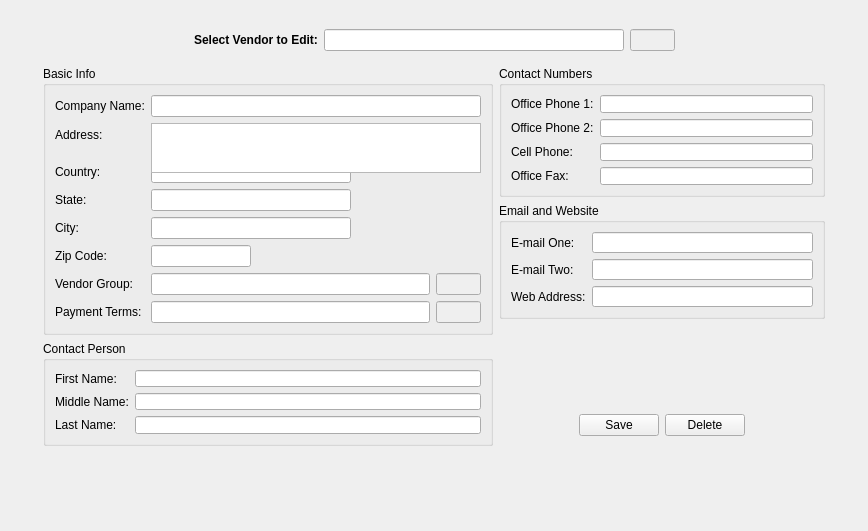
<?xml version="1.0" encoding="UTF-8"?>
<ui version="4.0">
 <class>EditVendor</class>
 <widget class="QWidget" name="EditVendor">
  <property name="geometry">
   <rect>
    <x>0</x>
    <y>0</y>
    <width>868</width>
    <height>531</height>
   </rect>
  </property>
  <property name="windowTitle">
   <string>Form</string>
  </property>
  <layout class="QGridLayout" name="gridLayout">
   <item row="0" column="0">
    <widget class="QFrame" name="frame">
     <property name="maximumSize">
      <size>
       <width>800</width>
       <height>16777215</height>
      </size>
     </property>
     <property name="frameShape">
      <enum>QFrame::NoFrame</enum>
     </property>
     <property name="frameShadow">
      <enum>QFrame::Raised</enum>
     </property>
     <layout class="QGridLayout" name="gridLayout_2">
      <item row="1" column="0">
       <layout class="QVBoxLayout" name="verticalLayout">
        <item>
         <widget class="QGroupBox" name="groupBox">
          <property name="minimumSize">
           <size>
            <width>450</width>
            <height>0</height>
           </size>
          </property>
          <property name="maximumSize">
           <size>
            <width>16777215</width>
            <height>269</height>
           </size>
          </property>
          <property name="title">
           <string>Basic Info</string>
          </property>
          <layout class="QFormLayout" name="formLayout">
           <item row="0" column="0">
            <widget class="QLabel" name="label">
             <property name="text">
              <string>Company Name:</string>
             </property>
            </widget>
           </item>
           <item row="0" column="1">
            <widget class="QLineEdit" name="cname"/>
           </item>
           <item row="1" column="0">
            <widget class="QLabel" name="label_2">
             <property name="text">
              <string>Address:</string>
             </property>
            </widget>
           </item>
           <item row="2" column="0">
            <widget class="QLabel" name="label_3">
             <property name="text">
              <string>Country:</string>
             </property>
            </widget>
           </item>
           <item row="2" column="1">
            <widget class="QLineEdit" name="country">
             <property name="maximumSize">
              <size>
               <width>200</width>
               <height>16777215</height>
              </size>
             </property>
            </widget>
           </item>
           <item row="3" column="0">
            <widget class="QLabel" name="label_4">
             <property name="text">
              <string>State:</string>
             </property>
            </widget>
           </item>
           <item row="3" column="1">
            <widget class="QLineEdit" name="state">
             <property name="maximumSize">
              <size>
               <width>200</width>
               <height>16777215</height>
              </size>
             </property>
            </widget>
           </item>
           <item row="4" column="0">
            <widget class="QLabel" name="label_5">
             <property name="text">
              <string>City:</string>
             </property>
            </widget>
           </item>
           <item row="4" column="1">
            <widget class="QLineEdit" name="city">
             <property name="maximumSize">
              <size>
               <width>200</width>
               <height>16777215</height>
              </size>
             </property>
            </widget>
           </item>
           <item row="5" column="0">
            <widget class="QLabel" name="label_6">
             <property name="text">
              <string>Zip Code:</string>
             </property>
            </widget>
           </item>
           <item row="5" column="1">
            <widget class="QLineEdit" name="zip">
             <property name="maximumSize">
              <size>
               <width>100</width>
               <height>16777215</height>
              </size>
             </property>
            </widget>
           </item>
           <item row="6" column="0">
            <widget class="QLabel" name="label_7">
             <property name="text">
              <string>Vendor Group:</string>
             </property>
            </widget>
           </item>
           <item row="6" column="1">
            <layout class="QHBoxLayout" name="horizontalLayout">
             <item>
              <widget class="QLineEdit" name="groupname"/>
             </item>
             <item>
              <widget class="QLineEdit" name="groupid">
               <property name="enabled">
                <bool>false</bool>
               </property>
               <property name="maximumSize">
                <size>
                 <width>45</width>
                 <height>16777215</height>
                </size>
               </property>
              </widget>
             </item>
            </layout>
           </item>
           <item row="7" column="0">
            <widget class="QLabel" name="label_8">
             <property name="text">
              <string>Payment Terms:</string>
             </property>
            </widget>
           </item>
           <item row="7" column="1">
            <layout class="QHBoxLayout" name="horizontalLayout_2">
             <item>
              <widget class="QLineEdit" name="verbal"/>
             </item>
             <item>
              <widget class="QLineEdit" name="invoicetermsid">
               <property name="enabled">
                <bool>false</bool>
               </property>
               <property name="maximumSize">
                <size>
                 <width>45</width>
                 <height>16777215</height>
                </size>
               </property>
              </widget>
             </item>
            </layout>
           </item>
           <item row="1" column="1">
            <widget class="QPlainTextEdit" name="address">
             <property name="minimumSize">
              <size>
               <width>0</width>
               <height>50</height>
              </size>
             </property>
             <property name="maximumSize">
              <size>
               <width>16777215</width>
               <height>50</height>
              </size>
             </property>
             <property name="horizontalScrollBarPolicy">
              <enum>Qt::ScrollBarAlwaysOff</enum>
             </property>
            </widget>
           </item>
          </layout>
         </widget>
        </item>
        <item>
         <widget class="QGroupBox" name="groupBox_2">
          <property name="maximumSize">
           <size>
            <width>16777215</width>
            <height>105</height>
           </size>
          </property>
          <property name="title">
           <string>Contact Person</string>
          </property>
          <layout class="QFormLayout" name="formLayout_2">
           <item row="0" column="0">
            <widget class="QLabel" name="label_9">
             <property name="text">
              <string>First Name:</string>
             </property>
            </widget>
           </item>
           <item row="0" column="1">
            <widget class="QLineEdit" name="first_name"/>
           </item>
           <item row="1" column="0">
            <widget class="QLabel" name="label_10">
             <property name="text">
              <string>Middle Name:</string>
             </property>
            </widget>
           </item>
           <item row="1" column="1">
            <widget class="QLineEdit" name="middle_name"/>
           </item>
           <item row="2" column="0">
            <widget class="QLabel" name="label_11">
             <property name="text">
              <string>Last Name:</string>
             </property>
            </widget>
           </item>
           <item row="2" column="1">
            <widget class="QLineEdit" name="last_name"/>
           </item>
          </layout>
         </widget>
        </item>
        <item>
         <spacer name="verticalSpacer">
          <property name="orientation">
           <enum>Qt::Vertical</enum>
          </property>
          <property name="sizeHint" stdset="0">
           <size>
            <width>20</width>
            <height>40</height>
           </size>
          </property>
         </spacer>
        </item>
       </layout>
      </item>
      <item row="1" column="1">
       <layout class="QVBoxLayout" name="verticalLayout_2">
        <property name="bottomMargin">
         <number>10</number>
        </property>
        <item>
         <widget class="QGroupBox" name="groupBox_3">
          <property name="maximumSize">
           <size>
            <width>16777215</width>
            <height>131</height>
           </size>
          </property>
          <property name="title">
           <string>Contact Numbers</string>
          </property>
          <layout class="QFormLayout" name="formLayout_3">
           <item row="0" column="0">
            <widget class="QLabel" name="label_12">
             <property name="text">
              <string>Office Phone 1:</string>
             </property>
            </widget>
           </item>
           <item row="1" column="0">
            <widget class="QLabel" name="label_13">
             <property name="text">
              <string>Office Phone 2:</string>
             </property>
            </widget>
           </item>
           <item row="2" column="0">
            <widget class="QLabel" name="label_14">
             <property name="text">
              <string>Cell Phone:</string>
             </property>
            </widget>
           </item>
           <item row="3" column="0">
            <widget class="QLabel" name="label_15">
             <property name="text">
              <string>Office Fax:</string>
             </property>
            </widget>
           </item>
           <item row="0" column="1">
            <widget class="QLineEdit" name="phone1"/>
           </item>
           <item row="1" column="1">
            <widget class="QLineEdit" name="phone2"/>
           </item>
           <item row="2" column="1">
            <widget class="QLineEdit" name="phone3"/>
           </item>
           <item row="3" column="1">
            <widget class="QLineEdit" name="phone4"/>
           </item>
          </layout>
         </widget>
        </item>
        <item>
         <widget class="QGroupBox" name="groupBox_4">
          <property name="maximumSize">
           <size>
            <width>16777215</width>
            <height>116</height>
           </size>
          </property>
          <property name="title">
           <string>Email and Website</string>
          </property>
          <layout class="QFormLayout" name="formLayout_4">
           <item row="0" column="0">
            <widget class="QLabel" name="label_16">
             <property name="text">
              <string>E-mail One:</string>
             </property>
            </widget>
           </item>
           <item row="0" column="1">
            <widget class="QLineEdit" name="email1"/>
           </item>
           <item row="1" column="0">
            <widget class="QLabel" name="label_17">
             <property name="text">
              <string>E-mail Two:</string>
             </property>
            </widget>
           </item>
           <item row="1" column="1">
            <widget class="QLineEdit" name="email2"/>
           </item>
           <item row="2" column="0">
            <widget class="QLabel" name="label_18">
             <property name="text">
              <string>Web Address:</string>
             </property>
            </widget>
           </item>
           <item row="2" column="1">
            <widget class="QLineEdit" name="url"/>
           </item>
          </layout>
         </widget>
        </item>
        <item>
         <spacer name="verticalSpacer_3">
          <property name="orientation">
           <enum>Qt::Vertical</enum>
          </property>
          <property name="sizeType">
           <enum>QSizePolicy::Fixed</enum>
          </property>
          <property name="sizeHint" stdset="0">
           <size>
            <width>20</width>
            <height>80</height>
           </size>
          </property>
         </spacer>
        </item>
        <item>
         <widget class="QWidget" name="widget" native="true">
          <property name="maximumSize">
           <size>
            <width>16777215</width>
            <height>16777215</height>
           </size>
          </property>
          <layout class="QHBoxLayout" name="horizontalLayout_3">
           <item>
            <spacer name="horizontalSpacer">
             <property name="orientation">
              <enum>Qt::Horizontal</enum>
             </property>
             <property name="sizeHint" stdset="0">
              <size>
               <width>106</width>
               <height>20</height>
              </size>
             </property>
            </spacer>
           </item>
           <item>
            <widget class="QPushButton" name="btn_save">
             <property name="text">
              <string>Save</string>
             </property>
            </widget>
           </item>
           <item>
            <widget class="QPushButton" name="btn_delete">
             <property name="text">
              <string>Delete</string>
             </property>
            </widget>
           </item>
           <item>
            <spacer name="horizontalSpacer_2">
             <property name="orientation">
              <enum>Qt::Horizontal</enum>
             </property>
             <property name="sizeHint" stdset="0">
              <size>
               <width>105</width>
               <height>20</height>
              </size>
             </property>
            </spacer>
           </item>
          </layout>
         </widget>
        </item>
        <item>
         <spacer name="verticalSpacer_2">
          <property name="orientation">
           <enum>Qt::Vertical</enum>
          </property>
          <property name="sizeHint" stdset="0">
           <size>
            <width>20</width>
            <height>40</height>
           </size>
          </property>
         </spacer>
        </item>
       </layout>
      </item>
      <item row="0" column="0" colspan="2">
       <widget class="QFrame" name="frame_2">
        <property name="minimumSize">
         <size>
          <width>0</width>
          <height>40</height>
         </size>
        </property>
        <property name="frameShape">
         <enum>QFrame::NoFrame</enum>
        </property>
        <property name="frameShadow">
         <enum>QFrame::Raised</enum>
        </property>
        <layout class="QHBoxLayout" name="horizontalLayout_5">
         <property name="leftMargin">
          <number>0</number>
         </property>
         <property name="topMargin">
          <number>0</number>
         </property>
         <property name="rightMargin">
          <number>0</number>
         </property>
         <property name="bottomMargin">
          <number>0</number>
         </property>
         <item>
          <spacer name="horizontalSpacer_3">
           <property name="orientation">
            <enum>Qt::Horizontal</enum>
           </property>
           <property name="sizeHint" stdset="0">
            <size>
             <width>143</width>
             <height>20</height>
            </size>
           </property>
          </spacer>
         </item>
         <item>
          <layout class="QHBoxLayout" name="horizontalLayout_4">
           <item>
            <widget class="QLabel" name="label_19">
             <property name="font">
              <font>
               <weight>75</weight>
               <bold>true</bold>
              </font>
             </property>
             <property name="text">
              <string>Select Vendor to Edit:</string>
             </property>
            </widget>
           </item>
           <item>
            <widget class="QLineEdit" name="vendorname">
             <property name="minimumSize">
              <size>
               <width>300</width>
               <height>0</height>
              </size>
             </property>
            </widget>
           </item>
           <item>
            <widget class="QLineEdit" name="vendorid">
             <property name="enabled">
              <bool>false</bool>
             </property>
             <property name="maximumSize">
              <size>
               <width>45</width>
               <height>16777215</height>
              </size>
             </property>
            </widget>
           </item>
          </layout>
         </item>
         <item>
          <spacer name="horizontalSpacer_4">
           <property name="orientation">
            <enum>Qt::Horizontal</enum>
           </property>
           <property name="sizeHint" stdset="0">
            <size>
             <width>142</width>
             <height>20</height>
            </size>
           </property>
          </spacer>
         </item>
        </layout>
       </widget>
      </item>
     </layout>
    </widget>
   </item>
  </layout>
 </widget>
 <resources/>
 <connections/>
</ui>
